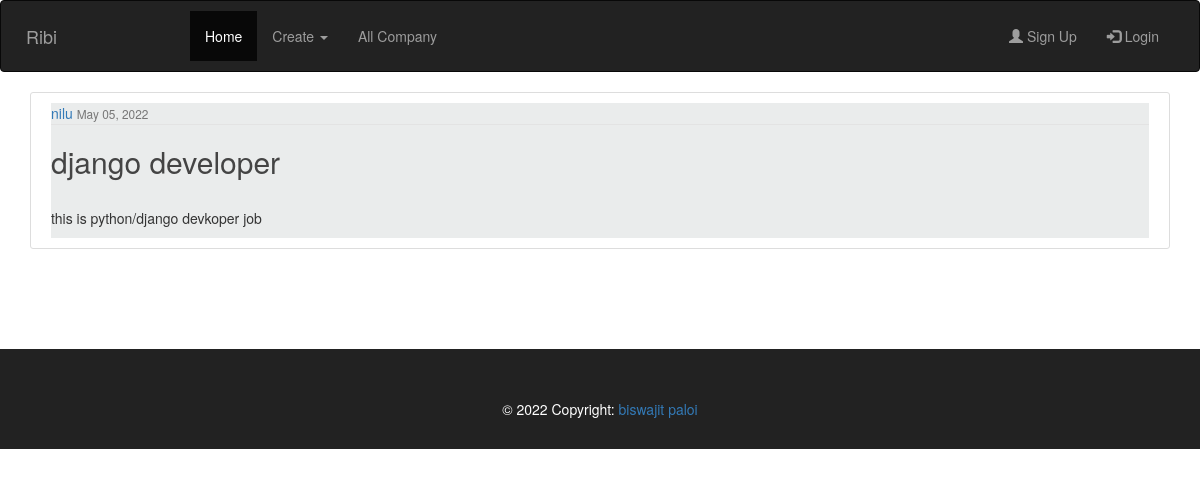
Screenshot of /post/7/ with the database file from the repository.
### job/models.py (models this page shows, shortened)
class Post(models.Model):
    title = models.CharField(max_length=100,help_text="enter within 100 charecter")
    Location = models.CharField(max_length=20, blank=True, null=True)
    date_posted = models.DateTimeField(default=timezone.now)
    job_function = models.CharField(max_length=100,help_text="enter within 100 charecter")
    key_skills = models.CharField(max_length=100,help_text="enter within 100 charecter")
    vacancies = models.IntegerField()
    job_description =  models.TextField()
    experience = models.CharField(max_length=100,help_text="enter within 100 charecter")
    salary = models.IntegerField()
    educational_qualification = models.CharField(max_length=100,help_text="enter within 100 charecter")
    author = models.ForeignKey(User, on_delete=models.CASCADE)
    company = models.CharField(max_length=100,help_text="enter within 100 charecter")

### job/views.py (the view)
# urls.py: path('post/<int:pk>/', PostDetailview.as_view(), name='post-detail'),
class PostDetailview(DetailView):
    model = Post
    template_name = 'job/post_detail.html'

### job/templates/job/post_detail.html (shortened to what this page needs)
{% extends "job/base.html" %}
{% block content %}
    <article class="media content-section">
        <div style="background-color: rgb(234, 236, 236);"
             class="media-body fa-border ">
            <div class="article-metadata">
                <a class="mr-2" href="#">{{ post.author }}</a>
                <small class="text-muted">{{ post.date_posted|date:"F d, Y" }}</small>
            </div>
            <h2 class="article-title">{{ post.title }}</h2>
            <p class="article-content">
                {{ post.job_description }}
            </p>
            </div>
        </article>
    {% endblock content %}

### job/static/blog/style.css (style rules this page uses)
h1, h2, h3, h4, h5, h6 { color: #444444; }
.content-section { background: #ffffff; padding: 10px 20px; border: 1px solid #dddddd; border-radius: 3px; margin-bottom: 20px; }
.article-title { color: #444444; }
.article-content { white-space: pre-line; }
.article-metadata { padding-bottom: 1px; margin-bottom: 4px; border-bottom: 1px solid #e3e3e3 }

### rows the page displays
Post: author "nilu", date_posted "May 05, 2022", title "django developer", job_description "this is python/django devkoper job"
